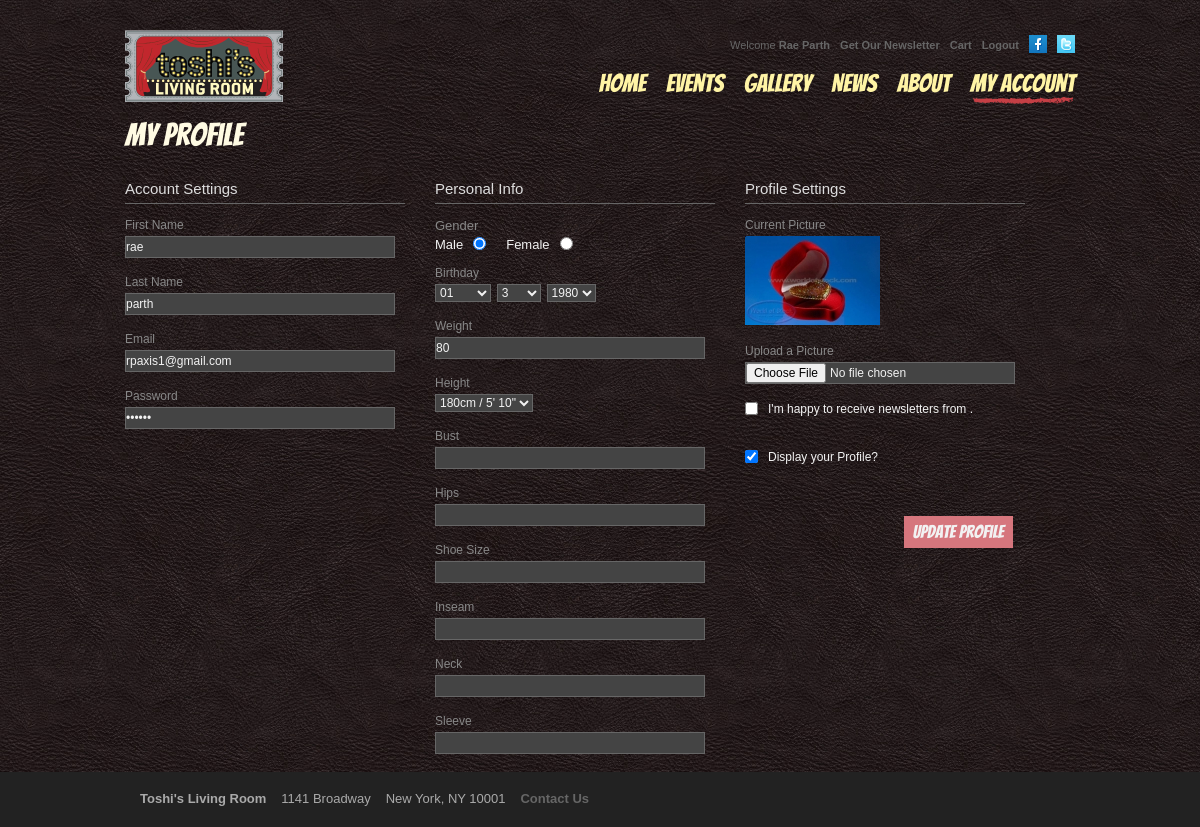
The page /my_profile.php (signed in) on the database its author committed.
### tables this page shows
CREATE TABLE `users` (
  `id` bigint(11) NOT NULL AUTO_INCREMENT,
  `regdate` datetime NOT NULL DEFAULT '0000-00-00 00:00:00',
  `firstname` varchar(100) NOT NULL DEFAULT '',
  `lastname` varchar(100) NOT NULL DEFAULT '',
  `password` varchar(100) NOT NULL DEFAULT '',
  `address1` varchar(255) NOT NULL DEFAULT '',
  `address2` varchar(255) DEFAULT NULL,
  `city` varchar(100) NOT NULL DEFAULT '',
  `state` varchar(100) NOT NULL DEFAULT '',
  `zip` varchar(50) NOT NULL DEFAULT '',
  `country` varchar(100) NOT NULL DEFAULT '',
  `phone` varchar(100) NOT NULL DEFAULT '',
  `fax` varchar(100) DEFAULT NULL,
  `email` varchar(150) NOT NULL DEFAULT '',
  `dob` date DEFAULT NULL,
  `gender` varchar(255) DEFAULT NULL,
  `genre` varchar(255) DEFAULT NULL,
  `labeltype` varchar(255) DEFAULT NULL,
  `weight` varchar(255) DEFAULT NULL,
  `height` varchar(255) DEFAULT NULL,
  `accounttype` varchar(255) NOT NULL DEFAULT 'Actors',
  `picture` varchar(255) DEFAULT NULL,
  `newsletter` char(1) NOT NULL DEFAULT 'Y',
  `approve` char(1) NOT NULL DEFAULT 'N',
  `activationkey` varchar(255) DEFAULT NULL,
  `displayprofile` char(1) NOT NULL DEFAULT 'Y',
  `aboutme` text,
  `bust` varchar(255) DEFAULT NULL,
  `hips` varchar(255) DEFAULT NULL,
  `shoesize` varchar(255) DEFAULT NULL,
  `inseam` varchar(255) DEFAULT NULL,
  `neck` varchar(255) DEFAULT NULL,
  `sleeve` varchar(255) DEFAULT NULL,
  PRIMARY KEY (`id`),
  KEY `email` (`email`),
  KEY `firstname` (`firstname`),
  KEY `lastname` (`lastname`),
  KEY `state` (`state`)
);

### public_html/my_profile.php (the view, shortened to what this page needs)
<? include("../connect.php");
$query1="SELECT * FROM users WHERE id='".trim($_SESSION['UsErId'])."' ";
$res=mysql_query($query1);
$tot=mysql_affected_rows();
if($tot>0)
{
    $Row=mysql_fetch_array($res);
}
else
{
    header("location:$SITE_URL/login.php?msg=Invalid email or password.&From=".$_GET['From']."");
    exit;
}
?>
<!DOCTYPE html>
<html lang="en">
<head>
    <?
        $ACTIVEPAGE='my_account';
        $PAGETITLE='My Profile';
    ?>
    <? include("templates/head.php");?>
</head>
<body id="<? echo $ACTIVEPAGE; ?>">
    <div id="wrap">
        <? include("templates/header.php");?>
        <link rel="stylesheet" href="css/my_account.css" type="text/css" media="all">
        <div id="content">
            <h2 class="page_title"><? echo $PAGETITLE; ?></h2>
            <form id="AddeventForm" name="AddeventForm" enctype="multipart/form-data" method="post">
                <div class="form_section">
                    <h3>Account Settings</h3>
                    <div class="field">
                        <label>First Name</label>
                        <input type="text" class="input" name="firstname" id="firstname" value="<? echo stripslashes($Row['firstname']);?>" />
                    </div>
                    <div class="field">
                        <label>Last Name</label>
                        <input type="text" class="input" name="lastname" id="lastname" value="<? echo stripslashes($Row['lastname']);?>" />
                    </div>
                    <div class="field">
                        <label>Email</label>
                        <input type="text" class="input" name="email" id="email"  value="<? echo stripslashes($Row['email']);?>" />
                    </div>
                    <div class="field">
                        <label>Password</label>
                        <input type="password" class="input" name="password" id="password"  value="<? echo stripslashes($Row['password']);?>" />
                    </div>
                </div>
                <div class="form_section">
                    <h3>Personal Info</h3>
                    <div class="field gender">
                        <label>Gender</label>
                        <label class="male">Male</label>
                        <input type="radio" name="gender" id="gender1" value="Male" <? if($Row['gender']=="Male"){echo "checked";}?>>
                        <label class="female">Female</label>
                        <input type="radio" name="gender" id="gender2" value="Female" <? if($Row['gender']=="Female"){echo "checked";}?>>
                    </div>
                    <div class="field">
                        <label>Birthday</label>
                        <?
                        $dob=$Row['dob'];
                        if($dob!='' && $dob!='0000-00-00')
                        {
                            $expdob=explode("-",$dob);
                            $selyear=$expdob[0];
                            $selmonth=$expdob[1];
                            $selday=$expdob[2];
                        }
                        ?>
                        <select class="date" name="dob_month">
                            <? echo getMonth($selmonth);?>
                        </select>
                        <select class="date" name="dob_day">
                            <option value="">Day</option><? echo getDayValue($selday);?></select>
                        <select class="date" name="dob_year">
                            <? echo getYear($selyear,2,'styear',1900);?>
                        </select>
                    </div>
                    <div class="field">
                        <label>Weight</label>
                        <input type="text" class="input" name="weight" id="weight"  value="<? echo stripslashes($Row['weight']);?>">
                    </div>
                    <div class="field">
                        <label>Height</label>
                        <select name="height"  id="height">
                            <?
                            for($i="124";$i<220;$i++)
                            {
                                if($Row['height']==$i){$sel='selected';}else{$sel='';}
                                echo '<option value="'.$i.'" '.$sel.'>'.$i.'cm / '.get_height($i).'';
                            }
                            ?>
                        </select>
                    </div>
                    <? if($Row['accounttype']=="Actors" || $Row['accounttype']=="tosh-ette" || $Row['accounttype']=="tosh-hunk") { ?>
                    <div class="field">
                        <label>Bust</label>
                        <input type="text" class="input" name="bust" id="bust" value="<? echo stripslashes($Row['bust']);?>" />
                    </div>
                    <div class="field">
                        <label>Hips</label>
                        <input type="text" class="input" name="hips" id="hips" value="<? echo stripslashes($Row['hips']);?>" />
                    </div>
                    <div class="field">
                        <label>Shoe Size</label>
                        <input type="text" class="input" name="shoesize" id="shoesize" value="<? echo stripslashes($Row['shoesize']);?>" />
                    </div>
                    <div class="field">
                        <label>Inseam</label>
                        <input type="text" class="input" name="inseam" id="inseam" value="<? echo stripslashes($Row['inseam']);?>" />
                    </div>
                    <div class="field">
                        <label>Neck</label>
                        <input type="text" class="input" name="neck" id="neck" value="<? echo stripslashes($Row['neck']);?>" />
                    </div>
                    <div class="field">
                        <label>Sleeve</label>
                        <input type="text" class="input" name="sleeve" id="sleeve" value="<? echo stripslashes($Row['sleeve']);?>" />
                    </div>
                    <? } ?>
                </div>
                <div class="form_section">
                    <h3>Profile Settings</h3>
                    <? if($Row['picture']!=""){?>
                    <div class="field">
                        <label>Current Picture</label>
                        <img src="../Users/thumb/<?=$Row['picture'];?>" />
                    </div>
                    <? } ?>
                    <div class="field">
                        <label>Upload a Picture</label>
                        <input type="file" name="picture" id="picture" />
                    </div>
                    <div class="field checkbox">
                        <input type="checkbox" name="newsletter" value="Y"  <? if($Row['newsletter']=="Y"){?>checked="checked"<? } ?>/>
                        <label>I'm happy to receive newsletters from <? echo $SITE_NAME;?>.</label>
                    </div>
                    <div class="field checkbox">
                        <input type="checkbox" name="displayprofile" value="Y"  <? if($Row['displayprofile']=="Y"){?>checked="checked"<? } ?>/>
                        <label>Display your Profile?</label>
                    </div>
                    <div class="field">
                    </div>
                    <div class="field">
                        <a href="#" class="button red" onClick="return valid();">Update Profile</a>
                    </div>
                </div>
            </form>
        </div>
    </div>
    <? include("templates/footer.php");?>
</body>
</html>

### rows shown on the page
users: firstname "rae", lastname "parth", email "rpaxis1@gmail.com", gender "☑", dob_month "01", dob_day "3", dob_year "1980", weight "80", picture (picture), displayprofile "☑"

### other values the page prints
GetName1("users","firstname","id",$_SESSION['UsErId']) "Rae"
GetName1("users","lastname","id",$_SESSION['UsErId']) "Parth"
$PAGETITLE "My Profile"
form field height "180cm / 5' 10\""
